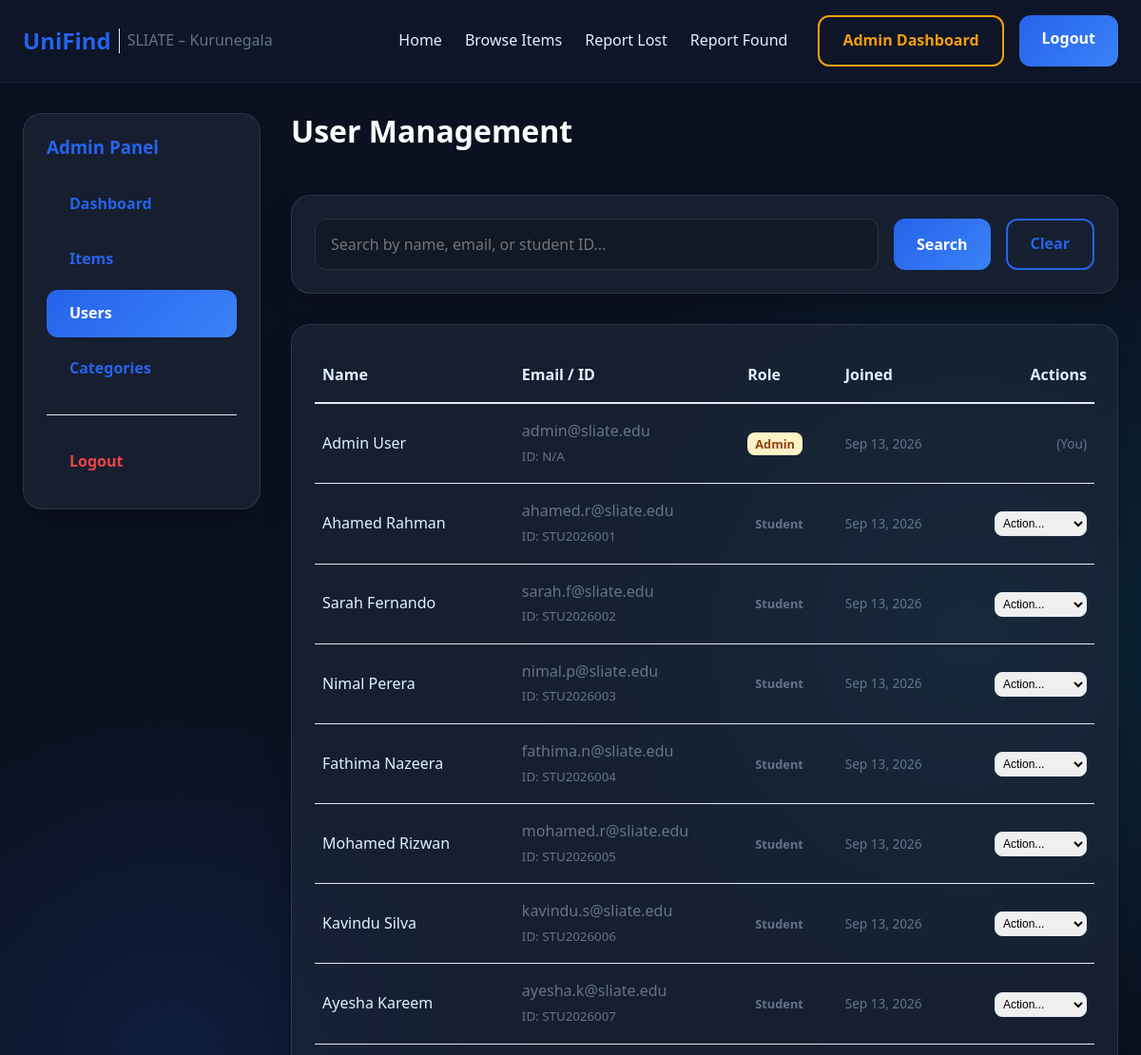
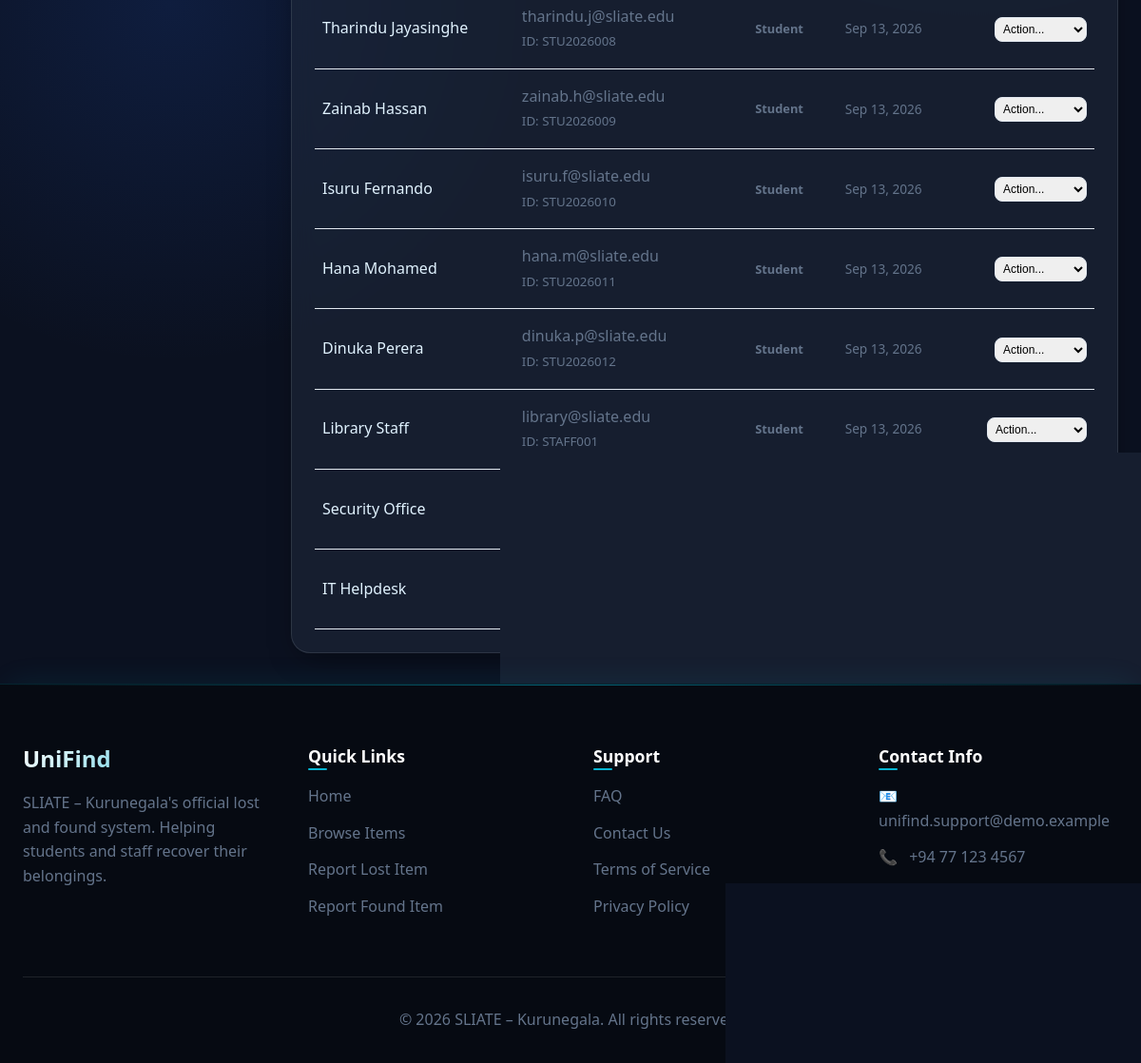
The page /admin/users.php (signed in) on the database its author committed (2 pictures, top to bottom).
### tables this page shows
CREATE TABLE `users` (
  `id` int(11) NOT NULL AUTO_INCREMENT,
  `full_name` varchar(100) NOT NULL,
  `email` varchar(150) NOT NULL,
  `student_id` varchar(20) DEFAULT NULL,
  `password` varchar(255) NOT NULL,
  `role` enum('student','staff','admin') NOT NULL DEFAULT 'student',
  `created_at` timestamp NOT NULL DEFAULT current_timestamp(),
  PRIMARY KEY (`id`),
  UNIQUE KEY `email` (`email`),
  UNIQUE KEY `student_id` (`student_id`)
);

### admin/users.php (the view, shortened to what this page needs)
<?php
require_once '../config/database.php';
$search = $_GET['search'] ?? '';
$query = "SELECT * FROM users WHERE full_name LIKE :s1 OR email LIKE :s2 OR student_id LIKE :s3 ORDER BY created_at DESC";
$stmt = $pdo->prepare($query);
$stmt->execute(['s1' => "%$search%", 's2' => "%$search%", 's3' => "%$search%"]);
$users = $stmt->fetchAll();
?>
<?php include '../includes/header.php'; ?>
<div class="layout-container">
    <aside class="layout-sidebar">
        <div class="item-card" style="padding: 1.5rem;">
            <h3 style="margin-bottom: 1.5rem; color: var(--primary-blue);">Admin Panel</h3>
            <nav style="display: flex; flex-direction: column; gap: 0.5rem;">
                <a href="dashboard.php" class="btn btn-outline" style="text-align: left; border: none; justify-content: flex-start;">Dashboard</a>
                <a href="items.php" class="btn btn-outline" style="text-align: left; border: none; justify-content: flex-start;">Items</a>
                <a href="users.php" class="btn btn-primary" style="text-align: left; background-color: var(--primary-blue);">Users</a>
                <a href="categories.php" class="btn btn-outline" style="text-align: left; border: none; justify-content: flex-start;">Categories</a>
                <hr style="border: 0; border-top: 1px solid var(--border); margin: 1rem 0;">
                <a href="../logout.php" class="btn btn-outline" style="text-align: left; border: none; color: var(--danger); justify-content: flex-start;">Logout</a>
            </nav>
        </div>
    </aside>
    <main class="layout-main">
        <div style="display: flex; justify-content: space-between; align-items: center; margin-bottom: 2rem;">
            <h1>User Management</h1>
        </div>
        <div class="item-card" style="padding: 1.5rem; margin-bottom: 2rem;">
            <form method="GET" style="display: flex; gap: 1rem;">
                <input type="text" name="search" value="<?php echo htmlspecialchars($search); ?>" placeholder="Search by name, email, or student ID..." class="form-control" style="flex: 1; background-color: rgba(0,0,0,0.2); color: var(--white); border: 1px solid rgba(255,255,255,0.1);">
                <button type="submit" class="btn btn-primary">Search</button>
                <a href="users.php" class="btn btn-outline">Clear</a>
            </form>
        </div>
        <div class="item-card table-responsive" style="padding: 1.5rem;">
            <table style="width: 100%; border-collapse: collapse; text-align: left;">
                <thead>
                    <tr style="border-bottom: 2px solid var(--border);">
                        <th style="padding: 1rem 0.5rem;">Name</th>
                        <th style="padding: 1rem 0.5rem;">Email / ID</th>
                        <th style="padding: 1rem 0.5rem;">Role</th>
                        <th style="padding: 1rem 0.5rem;">Joined</th>
                        <th style="padding: 1rem 0.5rem; text-align: right;">Actions</th>
                    </tr>
                </thead>
                <tbody>
                    <?php foreach ($users as $u): ?>
                        <tr style="border-bottom: 1px solid var(--border);">
                            <td style="padding: 1rem 0.5rem; font-weight: 500;"><?php echo htmlspecialchars($u['full_name']); ?></td>
                            <td style="padding: 1rem 0.5rem; color: var(--secondary-text);">
                                <?php echo htmlspecialchars($u['email']); ?><br>
                                <small>ID: <?php echo htmlspecialchars($u['student_id'] ?? 'N/A'); ?></small>
                            </td>
                            <td style="padding: 1rem 0.5rem;">
                                <?php if ($u['role'] === 'admin'): ?>
                                    <span style="background-color: #FEF3C7; color: #92400E; padding: 0.2rem 0.5rem; border-radius: var(--radius-sm); font-size: 0.8rem; font-weight: 600;">Admin</span>
                                <?php else: ?>
                                    <span style="background-color: var(--surface-dim); color: var(--secondary-text); padding: 0.2rem 0.5rem; border-radius: var(--radius-sm); font-size: 0.8rem; font-weight: 600;">Student</span>
                                <?php endif; ?>
                            </td>
                            <td style="padding: 1rem 0.5rem; font-size: 0.85rem; color: var(--secondary-text);">
                                <?php echo date('M d, Y', strtotime($u['created_at'])); ?>
                            </td>
                            <td style="padding: 1rem 0.5rem; text-align: right;">
                                <?php if ($u['id'] !== $_SESSION['user_id']): ?>
                                    <form method="POST" style="display:inline;" data-confirm="Are you sure?">
                                        <select name="action" onchange="this.form.submit()" style="padding: 0.25rem; font-size: 0.75rem; border: 1px solid var(--border); border-radius: var(--radius-sm);">
                                            <option value="">Action...</option>
                                        </select>
                                    </form>
                                <?php else: ?>
                                    <span class="text-secondary" style="font-size: 0.85rem;">(You)</span>
                                <?php endif; ?>
                            </td>
                        </tr>
                    <?php endforeach; ?>
                </tbody>
            </table>
        </div>
    </main>
</div>
<?php include '../includes/footer.php'; ?>

### assets/css/style.css (style rules this page uses)
:root { --primary-blue: #2563EB; --dark-navy: #0F172A; --bright-blue: #3B82F6; --cyan: #06B6D4; --light-blue: #E0F2FE; --background: #F8FAFC; --white: #FFFFFF; --primary-text: #1E293B; --secondary-text: #64748B; --border: #E2E8F0; --success: #22C55E; --warning: #F59E0B; --danger: #EF4444; --font-main: 'Segoe UI', system-ui, -apple-system, sans-serif; --radius-sm: 0.5rem; --radius-md: 0.75rem; --radius-lg: 1.25rem; --shadow-sm: 0 1px 2px 0 rgba(0, 0, 0, 0.05); --shadow-md: 0 4px 6px -1px rgba(0, 0, 0, 0.1), 0 2px 4px -1px rgba(0, 0, 0, 0.06); --shadow-lg: 0 10px 15px -3px rgba(0, 0, 0, 0.1), 0 4px 6px -2px rgba(0, 0, 0, 0.05); --shadow-glow: 0 0 15px rgba(37, 99, 235, 0.2); }
* { margin: 0; padding: 0; box-sizing: border-box; }
body { font-family: var(--font-main); background-color: #0b1120; background-image: radial-gradient(circle at 15% 50%, rgba(37, 99, 235, 0.15), transparent 25%), radial-gradient(circle at 85% 30%, rgba(6, 182, 212, 0.15), transparent 25%); background-attachment: fixed; color: var(--light-blue); line-height: 1.6; display: flex; flex-direction: column; min-height: 100vh; }
main { flex: 1; }
a { text-decoration: none; color: var(--primary-blue); transition: color 0.2s; }
h1, h2, h3, h4, h5, h6 { color: var(--white); line-height: 1.2; margin-bottom: 1rem; }
.text-secondary { color: rgba(224, 242, 254, 0.6); }
.text-secondary { color: var(--secondary-text); }
.btn { display: inline-block; padding: 0.75rem 1.5rem; border-radius: var(--radius-md); font-weight: 600; cursor: pointer; border: none; transition: all 0.2s ease; text-align: center; font-family: inherit; font-size: 1rem; }
.btn-primary { background: linear-gradient(135deg, var(--primary-blue), var(--bright-blue)); color: var(--white); box-shadow: var(--shadow-sm); }
.btn-outline { background-color: transparent; border: 2px solid var(--primary-blue); color: var(--primary-blue); }
.form-control { width: 100%; padding: 0.85rem 1rem; border: 1px solid rgba(255, 255, 255, 0.1); border-radius: var(--radius-md); font-family: inherit; font-size: 1rem; background-color: rgba(15, 23, 42, 0.6); transition: all 0.3s ease; color: var(--white); }
.layout-container { display: flex; gap: 2rem; padding: 2rem 1.5rem; max-width: 1200px; margin: 0 auto; width: 100%; }
.layout-sidebar { width: 250px; flex-shrink: 0; }
.layout-main { flex: 1; min-width: 0; }
.table-responsive { width: 100%; overflow-x: auto; -webkit-overflow-scrolling: touch; }
.item-card { background: rgba(30, 41, 59, 0.6); backdrop-filter: blur(12px); -webkit-backdrop-filter: blur(12px); border-radius: var(--radius-lg); border: 1px solid rgba(255, 255, 255, 0.1); overflow: hidden; box-shadow: 0 10px 30px -10px rgba(0, 0, 0, 0.5); transition: all 0.4s cubic-bezier(0.175, 0.885, 0.32, 1.275); }

### rows shown on the page
users: full_name "Admin User", email "admin@sliate.edu", student "N/A", role "Admin", created_at "Sep 13, 2026", shows "(You)"
users: full_name "Ahamed Rahman", email "ahamed.r@sliate.edu", student "STU2026001", role "Student", created_at "Sep 13, 2026"
users: full_name "Sarah Fernando", email "sarah.f@sliate.edu", student "STU2026002", role "Student", created_at "Sep 13, 2026"
users: full_name "Nimal Perera", email "nimal.p@sliate.edu", student "STU2026003", role "Student", created_at "Sep 13, 2026"
users: full_name "Fathima Nazeera", email "fathima.n@sliate.edu", student "STU2026004", role "Student", created_at "Sep 13, 2026"
users: full_name "Mohamed Rizwan", email "mohamed.r@sliate.edu", student "STU2026005", role "Student", created_at "Sep 13, 2026"
users: full_name "Kavindu Silva", email "kavindu.s@sliate.edu", student "STU2026006", role "Student", created_at "Sep 13, 2026"
users: full_name "Ayesha Kareem", email "ayesha.k@sliate.edu", student "STU2026007", role "Student", created_at "Sep 13, 2026"
users: full_name "Tharindu Jayasinghe", email "tharindu.j@sliate.edu", student "STU2026008", role "Student", created_at "Sep 13, 2026"
users: full_name "Zainab Hassan", email "zainab.h@sliate.edu", student "STU2026009", role "Student", created_at "Sep 13, 2026"
users: full_name "Isuru Fernando", email "isuru.f@sliate.edu", student "STU2026010", role "Student", created_at "Sep 13, 2026"
users: full_name "Hana Mohamed", email "hana.m@sliate.edu", student "STU2026011", role "Student", created_at "Sep 13, 2026"
users: full_name "Dinuka Perera", email "dinuka.p@sliate.edu", student "STU2026012", role "Student", created_at "Sep 13, 2026"
users: full_name "Library Staff", email "library@sliate.edu", student "STAFF001", role "Student", created_at "Sep 13, 2026"
users: full_name "Security Office"
users: full_name "IT Helpdesk"
